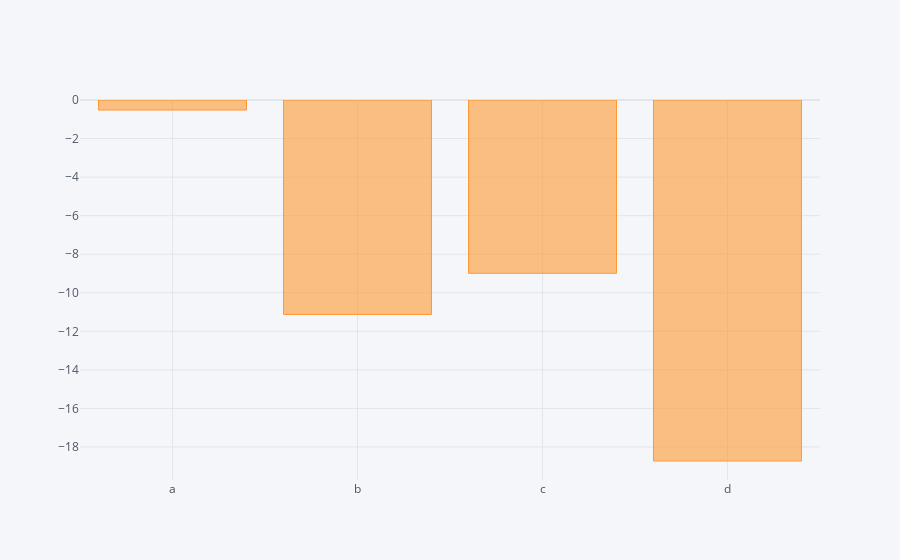

Notebook source saved alongside this figure:
### Code cell
df.sum().iplot(kind = "bar");

### Figure 1 — Plotly figure (JSON) as saved in the notebook; plotly's stock layout.template omitted (floating-point values rounded to 4 significant figures)
{"data": [{"marker": {"color": "rgba(255, 153, 51, 0.6)", "line": {"color": "rgba(255, 153, 51, 1.0)", "width": 1}}, "name": "None", "orientation": "v", "text": "", "type": "bar", "x": ["a", "b", "c", "d"], "y": [-0.5209, -11.13, -8.992, -18.73]}], "layout": {"legend": {"bgcolor": "#F5F6F9", "font": {"color": "#4D5663"}}, "paper_bgcolor": "#F5F6F9", "plot_bgcolor": "#F5F6F9", "title": {"font": {"color": "#4D5663"}}, "xaxis": {"gridcolor": "#E1E5ED", "showgrid": true, "tickfont": {"color": "#4D5663"}, "title": {"font": {"color": "#4D5663"}, "text": ""}, "zerolinecolor": "#E1E5ED"}, "yaxis": {"gridcolor": "#E1E5ED", "showgrid": true, "tickfont": {"color": "#4D5663"}, "title": {"font": {"color": "#4D5663"}, "text": ""}, "zerolinecolor": "#E1E5ED"}}}
